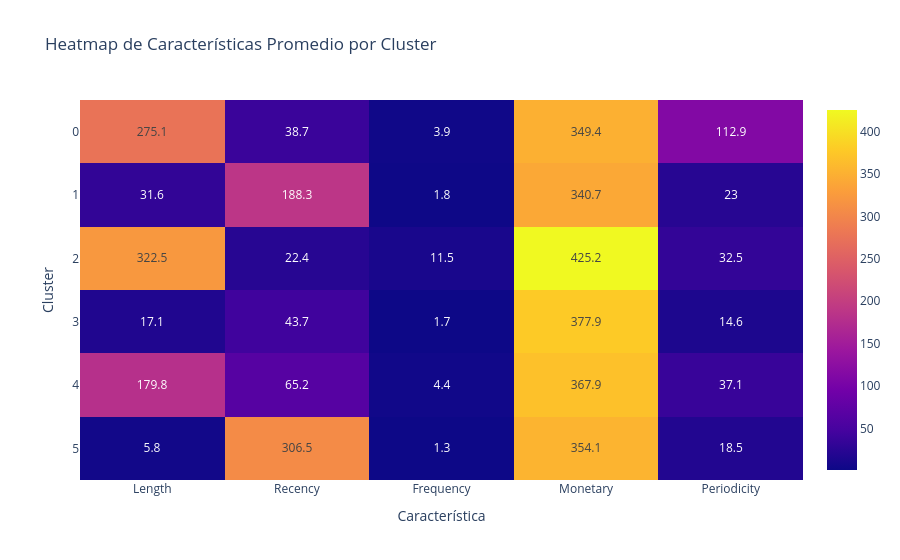

Write notebook code for a chart like this one.
### Code cell
# Aquí grafique el Heatmap
fig_heatmap = px.imshow(
    resumen[["Length", "Recency", "Frequency", "Monetary", "Periodicity"]],
    text_auto=True,
    aspect="auto",
    title="Heatmap de Características Promedio por Cluster",
    labels={"x": "Característica", "y": "Cluster"},
)
fig_heatmap.show()

### Figure 1 — Plotly figure (JSON) as saved in the notebook; plotly's stock layout.template omitted (floating-point values rounded to 4 significant figures)
{"data": [{"coloraxis": "coloraxis", "hovertemplate": "Característica: %{x}<br>Cluster: %{y}<br>color: %{z}<extra></extra>", "name": "0", "texttemplate": "%{z}", "type": "heatmap", "x": ["Length", "Recency", "Frequency", "Monetary", "Periodicity"], "xaxis": "x", "y": [0, 1, 2, 3, 4, 5], "yaxis": "y", "z": [[275.1, 38.7, 3.9, 349.4, 112.9], [31.6, 188.3, 1.8, 340.7, 23.0], [322.5, 22.4, 11.5, 425.2, 32.5], [17.1, 43.7, 1.7, 377.9, 14.6], [179.8, 65.2, 4.4, 367.9, 37.1], [5.8, 306.5, 1.3, 354.1, 18.5]]}], "layout": {"coloraxis": {"colorscale": [[0, "#0d0887"], [0.1111, "#46039f"], [0.2222, "#7201a8"], [0.3333, "#9c179e"], [0.4444, "#bd3786"], [0.5556, "#d8576b"], [0.6667, "#ed7953"], [0.7778, "#fb9f3a"], [0.8889, "#fdca26"], [1, "#f0f921"]]}, "title": {"text": "Heatmap de Características Promedio por Cluster"}, "xaxis": {"anchor": "y", "domain": [0, 1], "title": {"text": "Característica"}}, "yaxis": {"anchor": "x", "autorange": "reversed", "domain": [0, 1], "title": {"text": "Cluster"}}}}
